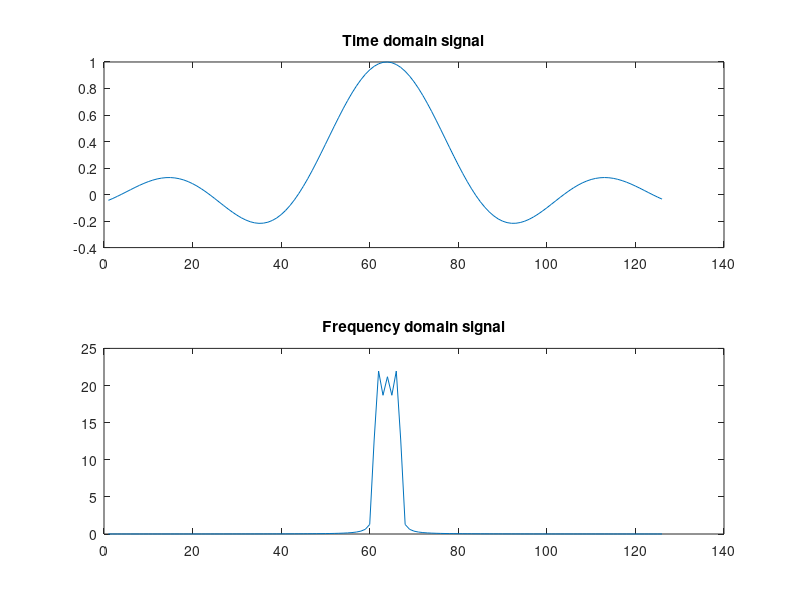

MATLAB code to generate this figure:
clc;
clear all;
close all;
x=-pi:0.05:pi;
xn=sinc(x);
X1=fft(xn);
X2=fftshift(X1);
subplot(2,1,1);
plot(xn);
title('Time domain signal');
subplot(2,1,2);
plot(abs(X2));
title('Frequency domain signal');